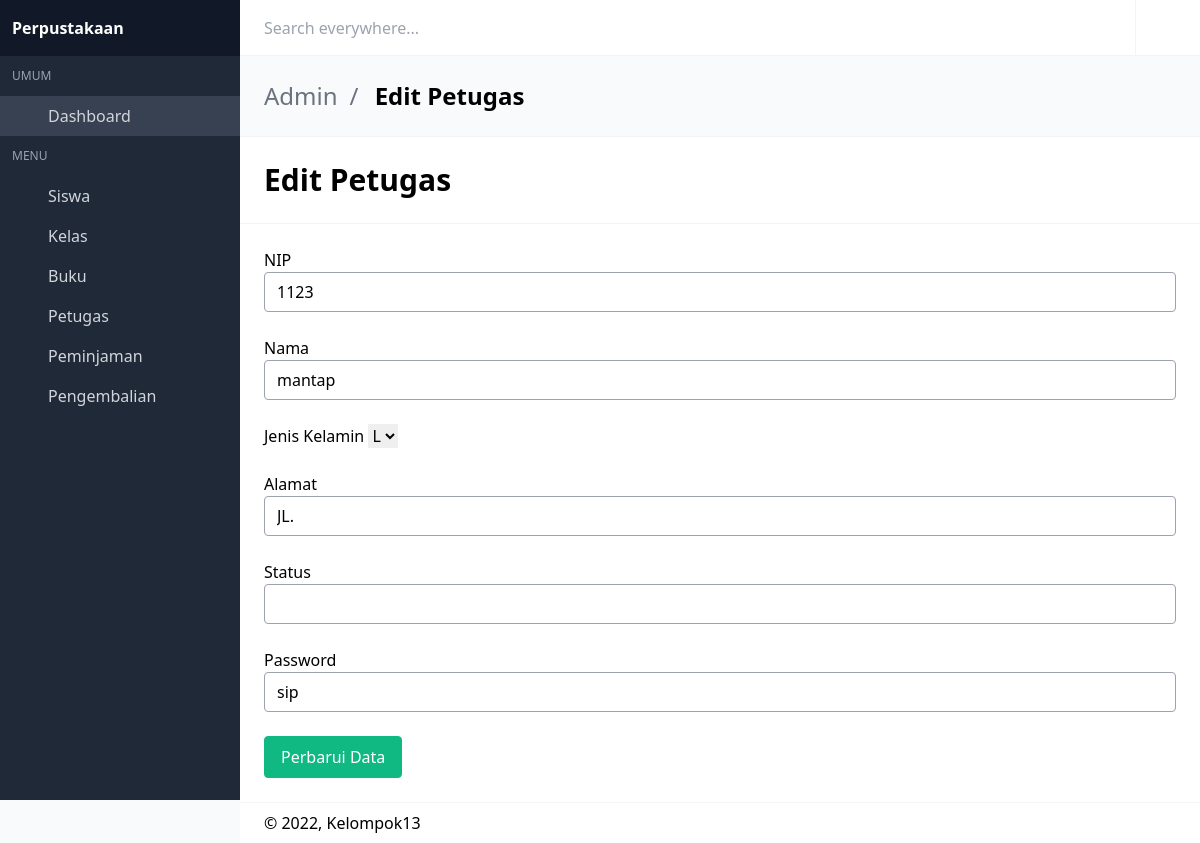
/main/admin/editpetugas.php (signed in), run on the app's committed database.
### tables this page shows
CREATE TABLE `petugas` (
  `nip` int(11) NOT NULL,
  `nama` varchar(50) NOT NULL,
  `jenis_kelamin` enum('L','P') NOT NULL,
  `alamat` varchar(50) NOT NULL,
  `username` varchar(255) NOT NULL,
  `password` varchar(50) NOT NULL,
  `level` varchar(11) NOT NULL
);

### main/admin/editpetugas.php (the view, shortened to what this page needs)
<?php
include_once("config.php");
$nip = $_GET['nip'];
$result = mysqli_query($conn, "SELECT * FROM `petugas` ");
while($data = mysqli_fetch_array($result))
{
  $nip = $data['nip'];
  $nama = $data['nama'];
  $alamat = $data['alamat'];
  $password= $data['password'];
  $level=$data['level'];
}
?>
<!DOCTYPE html>
<html lang="en" class="">
<head>
  <link rel="stylesheet" href="css/main.css?v=1628755089081">
</head>
<body>
<div id="app">
<nav id="navbar-main" class="navbar is-fixed-top">
  <div class="navbar-brand">
    <div class="navbar-item">
      <div class="control"><input placeholder="Search everywhere..." class="input"></div>
    </div>
  </div>
  <div class="navbar-menu" id="navbar-menu">
    <div class="navbar-end">
      <a href="" class="navbar-item has-divider desktop-icon-only">
        <span class="icon"><i class="mdi mdi-help-circle-outline"></i></span>
      </a>
      <a href="keluar.php" title="Log out" class="navbar-item desktop-icon-only">
        <span class="icon"><i class="mdi mdi-logout"></i></span>
      </a>
    </div>
  </div>
</nav>
<aside class="aside is-placed-left is-expanded">
  <div class="aside-tools">
    <div>
    <b class="font-black">Perpustakaan</b>
    </div>
  </div>
  <div class="menu is-menu-main">
    <p class="menu-label">Umum</p>
    <ul class="menu-list">
      <li class="active">
        <a href="dashboard.php">
          <span class="icon"><i class="mdi mdi-desktop-mac"></i></span>
          <span class="menu-item-label">Dashboard</span>
        </a>
      </li>
    </ul>
    <p class="menu-label">Menu</p>
    <ul class="menu-list">
      <li class="--set-active-tables-html">
        <a href="siswa.php">
          <span class="icon"><i class="mdi mdi-account-circle"></i></span>
          <span class="menu-item-label">Siswa</span>
        </a>
      </li>
      <li class="--set-active-forms-html">
        <a href="kelas.php">
          <span class="icon"><i class="mdi mdi-table"></i></span>
          <span class="menu-item-label">Kelas</span>
        </a>
      </li>
      <li class="--set-active-profile-html">
        <a href="buku.php">
          <span class="icon"><i class="mdi mdi-book"></i></span>
          <span class="menu-item-label">Buku</span>
        </a>
      </li>
      <li>
        <a href="petugas.php">
          <span class="icon"><i class="mdi mdi-account-multiple"></i></span>
          <span class="menu-item-label">Petugas</span>
        </a>
      </li>
      <li>
        <a href="peminjaman.php">
          <span class="icon"><i class="mdi mdi-cart-plus"></i></span>
          <span class="menu-item-label">Peminjaman</span>
        </a>
      </li>
      <li>
        <a href="pengembalian.php">
          <span class="icon"><i class="mdi mdi-cart-minus"></i></span>
          <span class="menu-item-label">Pengembalian</span>
        </a>
      </li>
    </ul>
  </div>
</aside>
<section class="is-title-bar">
  <div class="flex flex-col md:flex-row items-center justify-between space-y-6 md:space-y-0">
    <ul>
      <li>Admin</li>
      <li>Edit Petugas</li>
    </ul>
  </div>
</section>
<section class="is-hero-bar">
  <div class="flex flex-col md:flex-row items-center justify-between space-y-6 md:space-y-0">
    <h1 class="title">
    Edit Petugas
    </h1>
  </div>
</section>
<section class="is-hero-bar">
<form name="update_user" method="post" enctype="multipart/form-data" action="">
<div class="mb-3">
<label class="form-lable">NIP</label>
<input type="text" class="input" name="nip" value=<?php echo $nip;?>>
</div>
<br>
<div class="mb-3">
<label class="form-lable">Nama</label>
<input type="text" class="input" name="nama" value=<?php echo $nama;?>>
</div>
<br>
<div class="mt-3">
          <label class="form-control">Jenis Kelamin</label>
          <select class="btn btn-primary" name="jeniskel">
                <option value="L">L</option>
            </select>
        </div>
<br>
<div class="mb-3">
<label class="form-lable">Alamat</label>
<input type="text" class="input" name="alamat" value=<?php echo $alamat;?>>
</div>
<br>
<div class="mb-3">
<label class="form-lable">Status</label>
<input type="text" class="input" name="level" value=<?php echo $level;?>>
</div>
<br>
<div class="mb-3">
<label class="form-lable">Password</label>
<input type="text" class="input" name="password" value=<?php echo $password;?>>
</div>
<br>
<div class="mb-3">
<input class="button green" type="submit" name="submit" value="Perbarui Data">
</div>
</form>
</section>
<footer class="footer">
  <div class="flex flex-col md:flex-row items-center justify-between space-y-3 md:space-y-0">
    <div class="flex items-center justify-start space-x-3">
      <div>
        © 2022, Kelompok13
      </div>
    </div>
  </div>
</footer>
<link rel="stylesheet" href="https://cdn.materialdesignicons.com/4.9.95/css/materialdesignicons.min.css">
</body>
</html>

### data on the page
petugas: nip "1123", nama "mantap", password "sip"
